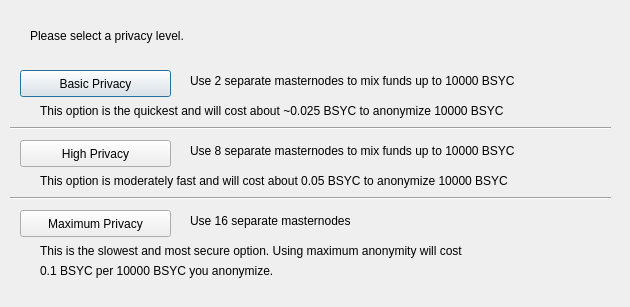
<?xml version="1.0" encoding="UTF-8"?>
<ui version="4.0">
 <class>ObfuscationConfig</class>
 <widget class="QDialog" name="ObfuscationConfig">
  <property name="geometry">
   <rect>
    <x>0</x>
    <y>0</y>
    <width>630</width>
    <height>307</height>
   </rect>
  </property>
  <property name="windowTitle">
   <string>Configure Obfuscation</string>
  </property>
  <widget class="QPushButton" name="buttonBasic">
   <property name="geometry">
    <rect>
     <x>20</x>
     <y>70</y>
     <width>151</width>
     <height>27</height>
    </rect>
   </property>
   <property name="text">
    <string>Basic Privacy</string>
   </property>
  </widget>
  <widget class="QPushButton" name="buttonHigh">
   <property name="geometry">
    <rect>
     <x>20</x>
     <y>140</y>
     <width>151</width>
     <height>27</height>
    </rect>
   </property>
   <property name="text">
    <string>High Privacy</string>
   </property>
  </widget>
  <widget class="QPushButton" name="buttonMax">
   <property name="geometry">
    <rect>
     <x>20</x>
     <y>210</y>
     <width>151</width>
     <height>27</height>
    </rect>
   </property>
   <property name="text">
    <string>Maximum Privacy</string>
   </property>
  </widget>
  <widget class="QLabel" name="label">
   <property name="geometry">
    <rect>
     <x>30</x>
     <y>20</y>
     <width>571</width>
     <height>31</height>
    </rect>
   </property>
   <property name="text">
    <string>Please select a privacy level.</string>
   </property>
  </widget>
  <widget class="QLabel" name="label_2">
   <property name="geometry">
    <rect>
     <x>190</x>
     <y>70</y>
     <width>421</width>
     <height>21</height>
    </rect>
   </property>
   <property name="text">
    <string>Use 2 separate masternodes to mix funds up to 10000 BSYC</string>
   </property>
  </widget>
  <widget class="QLabel" name="label_3">
   <property name="geometry">
    <rect>
     <x>190</x>
     <y>140</y>
     <width>411</width>
     <height>21</height>
    </rect>
   </property>
   <property name="text">
    <string>Use 8 separate masternodes to mix funds up to 10000 BSYC</string>
   </property>
  </widget>
  <widget class="QLabel" name="label_4">
   <property name="geometry">
    <rect>
     <x>190</x>
     <y>210</y>
     <width>421</width>
     <height>21</height>
    </rect>
   </property>
   <property name="text">
    <string>Use 16 separate masternodes</string>
   </property>
  </widget>
  <widget class="QLabel" name="label_6">
   <property name="geometry">
    <rect>
     <x>40</x>
     <y>100</y>
     <width>561</width>
     <height>21</height>
    </rect>
   </property>
   <property name="text">
    <string>This option is the quickest and will cost about ~0.025 BSYC to anonymize 10000 BSYC</string>
   </property>
  </widget>
  <widget class="QLabel" name="label_7">
   <property name="geometry">
    <rect>
     <x>40</x>
     <y>170</y>
     <width>561</width>
     <height>21</height>
    </rect>
   </property>
   <property name="text">
    <string>This option is moderately fast and will cost about 0.05 BSYC to anonymize 10000 BSYC</string>
   </property>
  </widget>
  <widget class="QLabel" name="label_8">
   <property name="geometry">
    <rect>
     <x>40</x>
     <y>240</y>
     <width>561</width>
     <height>21</height>
    </rect>
   </property>
   <property name="text">
    <string>This is the slowest and most secure option. Using maximum anonymity will cost</string>
   </property>
  </widget>
  <widget class="QLabel" name="label_9">
   <property name="geometry">
    <rect>
     <x>40</x>
     <y>260</y>
     <width>561</width>
     <height>21</height>
    </rect>
   </property>
   <property name="text">
    <string>0.1 BSYC per 10000 BSYC you anonymize.</string>
   </property>
  </widget>
  <widget class="Line" name="line">
   <property name="geometry">
    <rect>
     <x>10</x>
     <y>120</y>
     <width>601</width>
     <height>16</height>
    </rect>
   </property>
   <property name="orientation">
    <enum>Qt::Horizontal</enum>
   </property>
  </widget>
  <widget class="Line" name="line_2">
   <property name="geometry">
    <rect>
     <x>10</x>
     <y>190</y>
     <width>601</width>
     <height>16</height>
    </rect>
   </property>
   <property name="orientation">
    <enum>Qt::Horizontal</enum>
   </property>
  </widget>
 </widget>
 <resources/>
 <connections/>
</ui>
